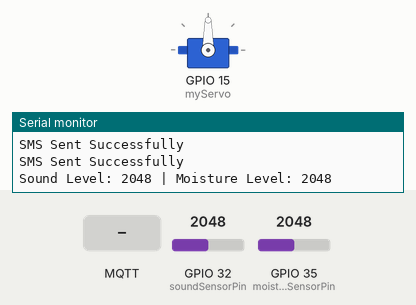
This sketch was run on a simulated ESP32. On the bench: servo, the last lines printed to the serial monitor. Inputs (shaded band) come from the test bench; at power-on: GPIO 32 (soundSensorPin) = 2048, GPIO 35 (moistureSensorPin) = 2048. WiFi joins after 1.5 s; servers stay silent unless stated; uploads are accepted with an empty reply; no MQTT or app messages arrive unless stated.

Above: at 3.7 s.
3.8 s: MQTT message "ON" arrives on the first subscribed topic
At 4.1 s:
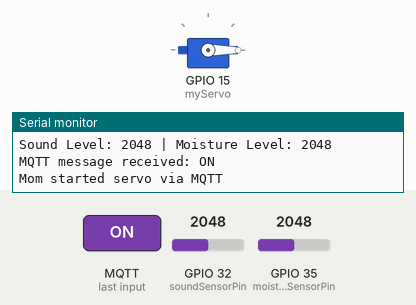
7.3 s: MQTT message "OFF" arrives on the first subscribed topic
At 7.7 s:
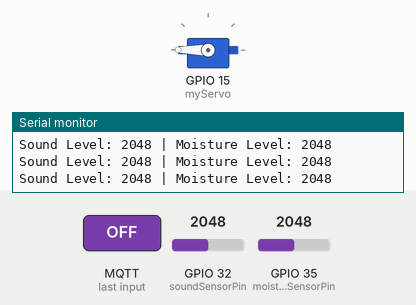
9.3 s: MQTT message "on" arrives on the first subscribed topic
At 9.61 s:
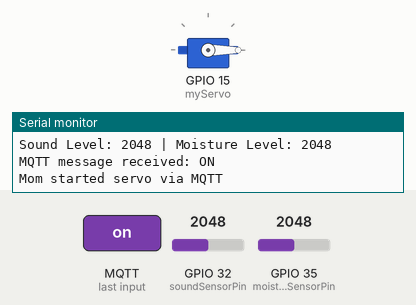
13.3 s: MQTT message "off" arrives on the first subscribed topic
Timing chart, 0 to 15.8 s (numbered marks = the images above; inputs shaded):
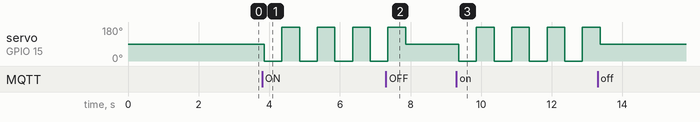

The sketch:

smartcradle.ino
```cpp
#include <WiFi.h>
#include <HTTPClient.h>
#include <PubSubClient.h>
#include <ESP32Servo.h>

// Wi-Fi credentials
const char* ssid = "YOUR_WIFI_SSID";
const char* password = "YOUR_WIFI_PASSWORD";

// MQTT Broker details
const char* mqtt_server = "test.mosquitto.org";
const int mqtt_port = 1883;
const char* mqtt_topic = "servo/control";
const char* clientID = "ESP32_Servo_Controller";

// Twilio credentials
const char* twilio_account_sid = "YOUR_TWILIO_ACCOUNT_SID";
const char* twilio_auth_token = "YOUR_TWILIO_AUTH_TOKEN";
const char* twilio_from_number = "YOUR_TWILIO_NUMBER";
const char* mom_phone_number = "CAREGIVER_PHONE_NUMBER";


// WiFi and MQTT
WiFiClient espClient;
PubSubClient client(espClient);
Servo myServo;

// Sensors
const int soundSensorPin = 32;
const int moistureSensorPin = 35;

const int soundThreshold = 1200;
const int moistureThreshold = 3000;

bool smsSentSound = false;
bool smsSentMoisture = false;
bool motorRunning = false;

// Timing
unsigned long lastSensorRead = 0;
const unsigned long readInterval = 1000; // 1 second

void setup() {
  Serial.begin(115200);
  delay(1000);

  // Wi-Fi connection
  WiFi.begin(ssid, password);
  Serial.print("Connecting to Wi-Fi");
  while (WiFi.status() != WL_CONNECTED) {
    delay(500);
    Serial.print(".");
  }
  Serial.println("\nConnected to Wi-Fi");

  // MQTT setup
  client.setServer(mqtt_server, mqtt_port);
  client.setCallback(callback);

  // Servo and sensor setup
  myServo.attach(15);
  pinMode(soundSensorPin, INPUT);
  pinMode(moistureSensorPin, INPUT);
}

void loop() {
  if (!client.connected()) {
    reconnect();
  }
  client.loop();

  unsigned long currentMillis = millis();
  if (currentMillis - lastSensorRead >= readInterval) {
    lastSensorRead = currentMillis;

    int soundLevel = analogRead(soundSensorPin);
    int moistureLevel = analogRead(moistureSensorPin);

    Serial.print("Sound Level: ");
    Serial.print(soundLevel);
    Serial.print(" | Moisture Level: ");
    Serial.println(moistureLevel);

    // Sound condition
    if (soundLevel > soundThreshold) {
      if (!smsSentSound) {
        sendSMSToMom("Baby is crying! Please check immediately.");
        smsSentSound = true;
      }
    } else {
      smsSentSound = false;  // reset when baby stops crying
    }

    // Moisture condition
    if (moistureLevel < moistureThreshold) {
      if (!smsSentMoisture) {
        sendSMSToMom("Baby's sheets are wet! Please take action.");
        smsSentMoisture = true;
      }
    } else {
      smsSentMoisture = false;  // reset when sheets dry
    }
  }

  if (motorRunning) {
    myServo.write(0);
    delay(500);
    myServo.write(180);
    delay(500);
  } else {
    myServo.write(90);
    delay(100);
  }
}

// MQTT reconnect
void reconnect() {
  while (!client.connected()) {
    Serial.print("Attempting MQTT connection...");
    if (client.connect(clientID)) {
      Serial.println("connected");
      client.subscribe(mqtt_topic);
    } else {
      Serial.print("Failed, rc=");
      Serial.print(client.state());
      Serial.println(" trying again in 5 seconds");
      delay(5000);
    }
  }
}

// MQTT message handler
void callback(char* topic, byte* payload, unsigned int length) {
  String incomingMessage;
  for (unsigned int i = 0; i < length; i++) {
    incomingMessage += (char)payload[i];
  }
  incomingMessage.toUpperCase();
  Serial.print("MQTT message received: ");
  Serial.println(incomingMessage);

  if (incomingMessage == "ON") {
    motorRunning = true;
    Serial.println("Mom started servo via MQTT");
  } else if (incomingMessage == "OFF") {
    motorRunning = false;
    Serial.println("Mom stopped servo via MQTT");
  }
}

// Send SMS using Twilio
void sendSMSToMom(String messageBody) {
  if (WiFi.status() == WL_CONNECTED) {
    HTTPClient http;
    String url = "https://api.twilio.com/2010-04-01/Accounts/";
    url += twilio_account_sid;
    url += "/Messages.json";

    String auth = twilio_account_sid;
    auth += ":";
    auth += twilio_auth_token;

    http.begin(url);
    http.addHeader("Authorization", "Basic " + base64Encode(auth));
    http.addHeader("Content-Type", "application/x-www-form-urlencoded");

    String postData = "From=" + String(twilio_from_number) + "&To=" + String(mom_phone_number) + "&Body=" + messageBody;

    int httpResponseCode = http.POST(postData);
    if (httpResponseCode > 0) {
      Serial.println("SMS Sent Successfully");
      Serial.println(http.getString());
    } else {
      Serial.print("Error Sending SMS: ");
      Serial.println(http.errorToString(httpResponseCode));
    }
    http.end();
  } else {
    Serial.println("WiFi Disconnected. Cannot send SMS.");
  }
}

// Base64 encoding
String base64Encode(String input) {
  const char base64_table[] = "ABCDEFGHIJKLMNOPQRSTUVWXYZabcdefghijklmnopqrstuvwxyz0123456789+/";
  String output = "";
  int val = 0, valb = -6;
  for (unsigned char c : input) {
    val = (val << 8) + c;
    valb += 8;
    while (valb >= 0) {
      output += base64_table[(val >> valb) & 0x3F];
      valb -= 6;
    }
  }
  if (valb > -6) output += base64_table[((val << 8) >> (valb + 8)) & 0x3F];
  while (output.length() % 4) output += '=';
  return output;
}
```

Measured:
- after the input at 3.8 s, servo on GPIO 15 (myServo): alternates 180° for 0.50 s and 0° for 0.50 s, starting after 0.06 s
- after the input at 9.3 s, servo on GPIO 15 (myServo): alternates 180° for 0.50 s and 0° for 0.50 s, starting after 0.07 s
